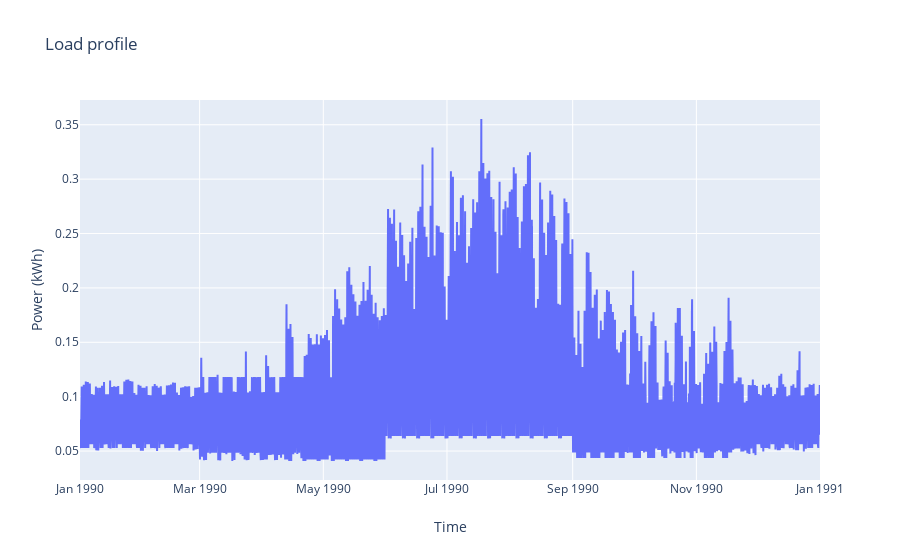
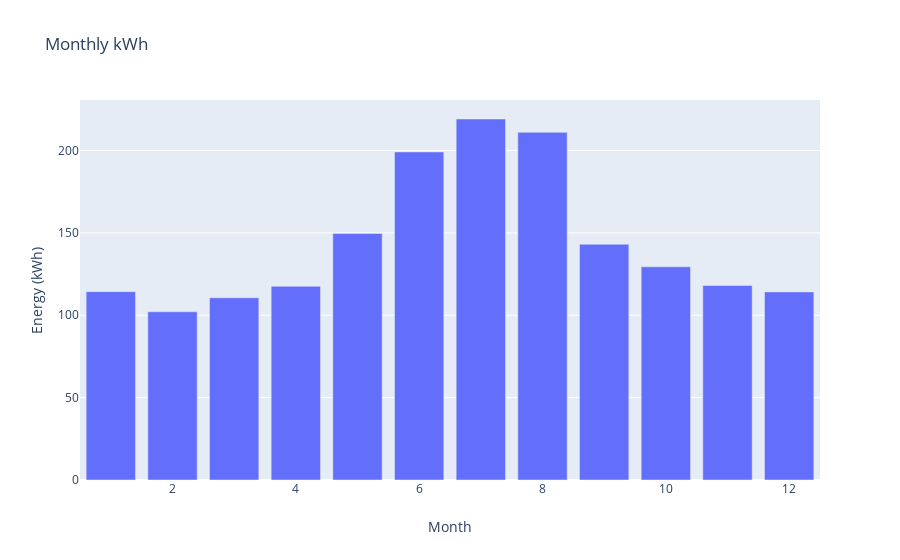

Notebook code cell kept with these figures, in order:
### Code cell
# plotting load profile (for internal checks; not to be included in the website)

LoadProf=pd.read_json(Results['Load_Prof'])
LoadProf[0]=pd.to_datetime(LoadProf[0],unit='ms')
data =[go.Scatter(x= LoadProf[0], y= LoadProf[1],name='Load profile (kWh)', mode='lines')]

layout = go.Layout(title='Load profile' ,xaxis=dict(title='Time'),yaxis=dict(title='Power (kWh)'))
fig = go.Figure(data, layout)
iplot(fig)

LoadProf['Month']=LoadProf[0].dt.month
LoadProf_monthly=LoadProf.groupby('Month').sum()
data =[go.Bar(x= LoadProf_monthly.index, y= LoadProf_monthly[1])]
layout = go.Layout(title='Monthly kWh' ,xaxis=dict(title='Month'),yaxis=dict(title='Energy (kWh)'))
fig = go.Figure(data, layout)
iplot(fig)
display('Annual kWh: ' + LoadProf_monthly[1].sum().astype(int).astype(str) +' kWh')

### Figure 1 — Plotly figure (JSON) as saved in the notebook; plotly's stock layout.template omitted (floating-point values rounded to 4 significant figures; data arrays with more than 128 entries replaced by an {"elided": "..."} marker saying what was removed)
{"data": [{"mode": "lines", "name": "Load profile (kWh)", "type": "scatter", "x": {"elided": "17520 str values"}, "y": {"elided": "17520 float values"}}], "layout": {"title": {"text": "Load profile"}, "xaxis": {"title": {"text": "Time"}}, "yaxis": {"title": {"text": "Power (kWh)"}}}}

### Figure 2 — Plotly figure (JSON) as saved in the notebook; plotly's stock layout.template omitted (floating-point values rounded to 4 significant figures)
{"data": [{"type": "bar", "x": [1, 2, 3, 4, 5, 6, 7, 8, 9, 10, 11, 12], "y": [114.3, 102.1, 110.6, 117.6, 149.7, 199.2, 219.1, 211.0, 143.1, 129.4, 118.1, 114.2]}], "layout": {"title": {"text": "Monthly kWh"}, "xaxis": {"title": {"text": "Month"}}, "yaxis": {"title": {"text": "Energy (kWh)"}}}}
